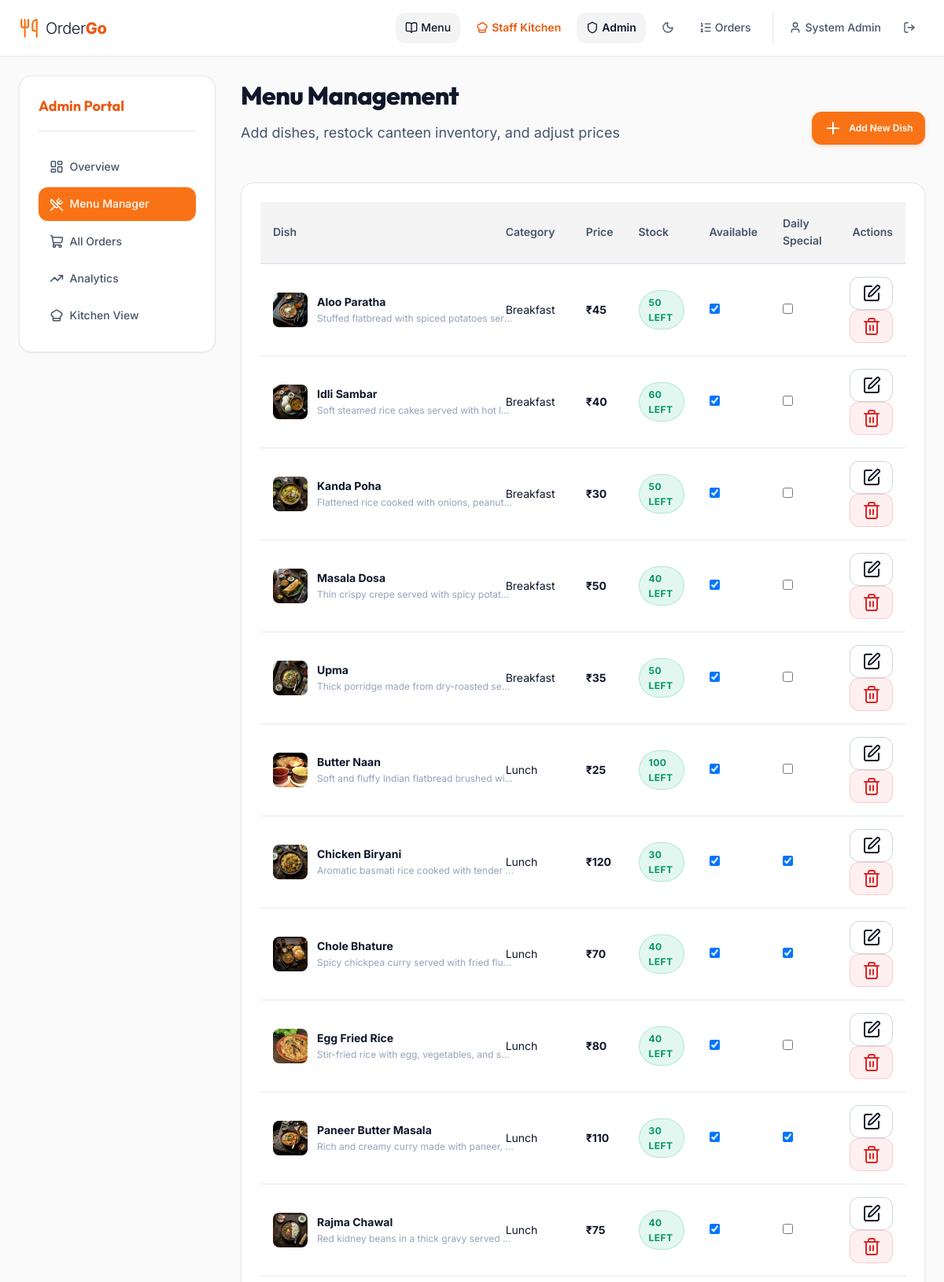
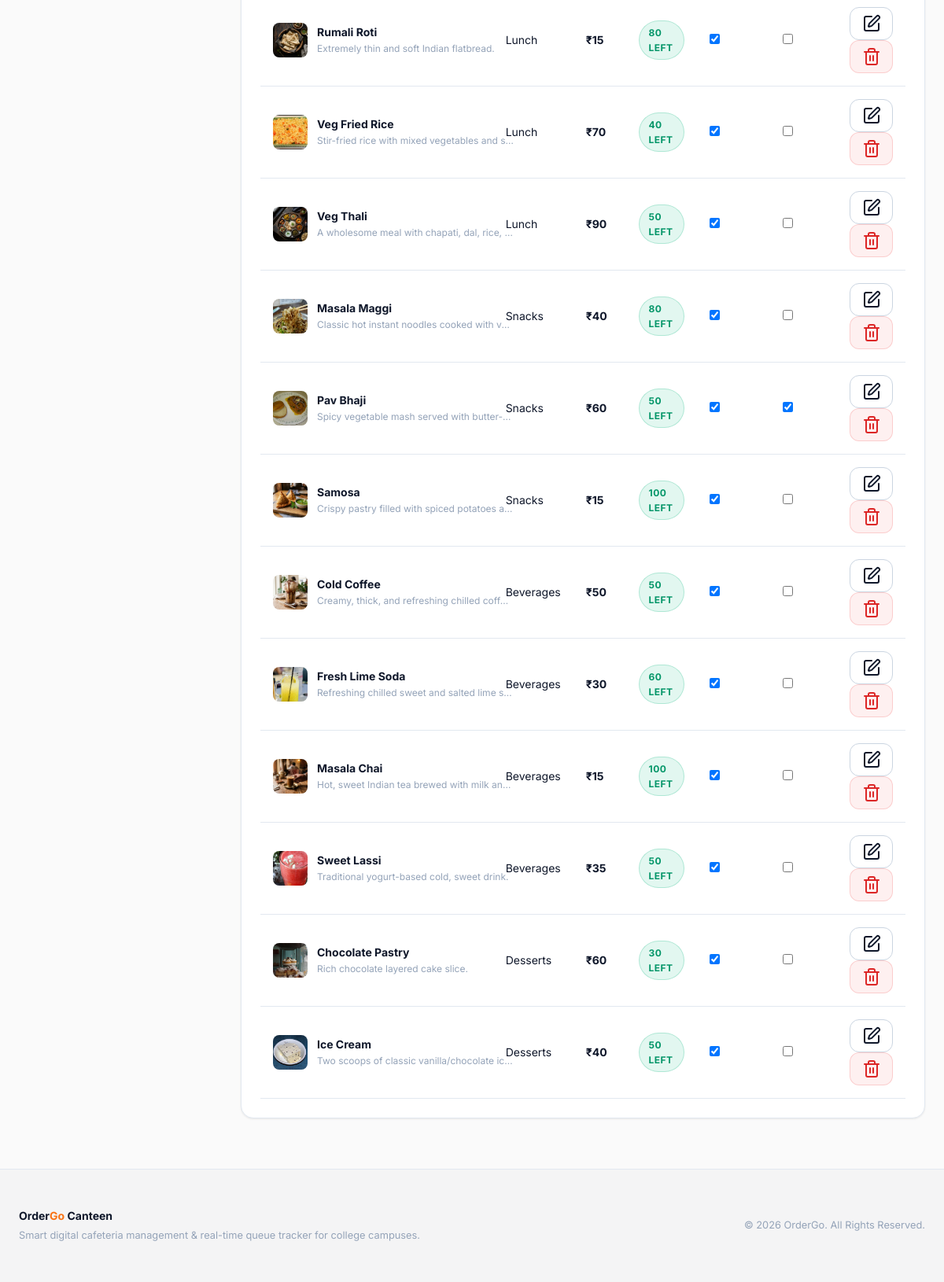
The app's page /admin/menu.php (signed in) with its own data (2 pictures, top to bottom).
### tables this page shows
CREATE TABLE IF NOT EXISTS odg_menu_items (
  item_id INT AUTO_INCREMENT PRIMARY KEY,
  name VARCHAR(255) NOT NULL,
  description TEXT,
  category ENUM('breakfast', 'lunch', 'snacks', 'beverages', 'desserts') NOT NULL,
  price DECIMAL(10, 2) NOT NULL,
  stock INT DEFAULT 50,
  image_url VARCHAR(255),
  is_available BOOLEAN DEFAULT 1,
  is_daily_special BOOLEAN DEFAULT 0,
  created_at DATETIME DEFAULT CURRENT_TIMESTAMP
);

### includes/helpers.php (called while the page is built, shortened)
<?php
function format_price($price): string {
    $val = floatval($price);
    return '₹' . number_format($val, (floor($val) == $val ? 0 : 2));
}
function get_image_url(?string $path): string {
    if (str_starts_with($path, 'assets/') || str_starts_with($path, 'uploads/')) {
        return ROOT_PATH . '/' . $path;
    }
    return ROOT_PATH . '/' . $path;
}

### admin/menu.php (the view, shortened to what this page needs)
<?php
require_once __DIR__ . '/../includes/helpers.php';
$db = get_db();
$stmt = $db->query("SELECT * FROM odg_menu_items ORDER BY category, name");
$items = $stmt->fetchAll();
require __DIR__ . '/../includes/header.php';
?>
<div class="admin-layout">
  <?php require __DIR__ . '/../includes/admin_sidebar.php'; ?>
  <main class="admin-content">
    <div class="page-header" style="display: flex; justify-content: space-between; align-items: flex-end; flex-wrap: wrap; gap: 1rem;">
      <div>
        <h1 class="page-title">Menu Management</h1>
        <p class="page-subtitle">Add dishes, restock canteen inventory, and adjust prices</p>
      </div>
      <button class="btn btn-primary btn-sm" onclick="openAddModal()">
        <i data-lucide="plus"></i> Add New Dish
      </button>
    </div>
    <div class="glass-card" style="padding: 1.5rem; overflow-x: auto;">
      <table class="data-table">
        <thead>
          <tr>
            <th>Dish</th>
            <th>Category</th>
            <th>Price</th>
            <th>Stock</th>
            <th>Available</th>
            <th>Daily Special</th>
            <th style="text-align: right;">Actions</th>
          </tr>
        </thead>
        <tbody>
          <?php foreach ($items as $item): ?>
            <tr>
              <td>
                <div style="display: flex; align-items: center; gap: 0.75rem;">
                  <img src="<?= get_image_url($item['image_url']) ?>" style="width: 44px; height: 44px; border-radius: 8px; object-fit: cover;">
                  <div>
                    <strong><?= htmlspecialchars($item['name']) ?></strong>
                    <div style="font-size: 0.75rem; color: var(--text-muted); max-width: 250px; overflow: hidden; text-overflow: ellipsis; white-space: nowrap;">
                      <?= htmlspecialchars($item['description']) ?>
                    </div>
                  </div>
                </div>
              </td>
              <td><span style="text-transform: capitalize;"><?= $item['category'] ?></span></td>
              <td><strong><?= format_price($item['price']) ?></strong></td>
              <td>
                <span class="badge <?= $item['stock'] < 10 ? 'badge-cancelled' : 'badge-completed' ?>">
                  <?= $item['stock'] ?> left
                </span>
              </td>
              <td>
                <input type="checkbox" <?= $item['is_available'] ? 'checked' : '' ?> onchange="toggleItemSetting(<?= $item['item_id'] ?>, 'available', this.checked)">
              </td>
              <td>
                <input type="checkbox" <?= $item['is_daily_special'] ? 'checked' : '' ?> onchange="toggleItemSetting(<?= $item['item_id'] ?>, 'special', this.checked)">
              </td>
              <td style="text-align: right;">
                <button class="btn btn-secondary btn-sm" onclick='openEditModal(<?= json_encode($item) ?>)'>
                  <i data-lucide="edit"></i>
                </button>
                <form method="POST" action="" style="display: inline;" onsubmit="return confirm('Delete <?= addslashes($item['name']) ?> from menu?')">
                  <button type="submit" class="btn btn-danger btn-sm">
                    <i data-lucide="trash-2"></i>
                  </button>
                </form>
              </td>
            </tr>
          <?php endforeach; ?>
        </tbody>
      </table>
    </div>
  </main>
</div>
<?php require __DIR__ . '/../includes/footer.php'; ?>

### assets/css/main.css (style rules this page uses)
:root { --bg-primary: #FAFAFA; --bg-secondary: #F4F4F5; --bg-tertiary: #E4E4E7; --bg-card: #FFFFFF; --bg-glass: rgba(255, 255, 255, 0.9); --bg-glass-hover: rgba(255, 255, 255, 1); --bg-glass-active: rgba(244, 244, 245, 1); --accent-primary: #F97316; --accent-primary-hover: #EA580C; --accent-primary-active: #C2410C; --accent-secondary: #FB923C; --accent-gradient: linear-gradient(135deg, #F97316 0%, #EA580C 100%); --accent-gradient-hover: linear-gradient(135deg, #FB923C 0%, #F97316 100%); --accent-glow: rgba(249, 115, 22, 0.18); --accent-tint: #FFF7ED; --accent-subtle: #FFEDD5; --status-pending: #F59E0B; --status-preparing: #3B82F6; --status-ready: #EA580C; --status-completed: #10B981; --status-cancelled: #EF4444; --text-primary: #0F172A; --text-secondary: #475569; --text-muted: #94A3B8; --text-accent: #EA580C; --border-subtle: #E2E8F0; --border-medium: #CBD5E1; --border-accent: rgba(249, 115, 22, 0.25); --shadow-sm: 0 1px 2px rgba(0, 0, 0, 0.04); --shadow-md: 0 4px 6px -1px rgba(0, 0, 0, 0.06), 0 2px 4px -2px rgba(0, 0, 0, 0.04); --shadow-lg: 0 10px 15px -3px rgba(0, 0, 0, 0.07), 0 4px 6px -4px rgba(0, 0, 0, 0.03); --shadow-glow: 0 0 18px rgba(249, 115, 22, 0.18); --shadow-card: 0 1px 3px rgba(0, 0, 0, 0.05), 0 1px 2px rgba(0, 0, 0, 0.03); --space-xs: 0.25rem; --space-sm: 0.5rem; --space-md: 1rem; --space-lg: 1.5rem; --space-xl: 2rem; --space-2xl: 3rem; --space-3xl: 4rem; --font-family: 'Inter', -apple-system, BlinkMacSystemFont, 'Segoe UI', sans-serif; --font-display: 'Outfit', 'Inter', -apple-system, sans-serif; --font-size-xs: 0.75rem; --font-size-sm: 0.875rem; --font-size-md: 1rem; --font-size-lg: 1.125rem; --font-size-xl: 1.25rem; --font-size-2xl: 1.5rem; --font-size-3xl: 2rem; --font-size-4xl: 2.5rem; --font-size-5xl: 3.5rem; --radius-sm: 0.375rem; --radius-md: 0.75rem; --radius-lg: 1rem; --radius-xl: 1.5rem; --radius-full: 9999px; --transition-fast: 150ms ease; --transition-base: 200ms ease; --transition-slow: 300ms ease; --max-width: 1200px; --navbar-height: 72px; }
*, *::before, *::after { margin: 0; padding: 0; box-sizing: border-box; }
html { font-size: 16px; scroll-behavior: smooth; }
body { font-family: var(--font-family); background: var(--bg-primary); color: var(--text-primary); line-height: 1.6; min-height: 100vh; display: flex; flex-direction: column; }
img { max-width: 100%; display: block; }
input, select, textarea, button { font-family: inherit; font-size: inherit; color: inherit; }
.page-header { margin-bottom: var(--space-2xl); }
.page-title { font-family: var(--font-display); font-size: var(--font-size-3xl); font-weight: 800; color: var(--text-primary); margin-bottom: var(--space-sm); letter-spacing: -0.02em; }
.page-subtitle { color: var(--text-secondary); font-size: var(--font-size-lg); }
.glass-card { background: var(--bg-card); border: 1px solid var(--border-subtle); border-radius: var(--radius-lg); box-shadow: var(--shadow-card); transition: border-color var(--transition-fast), box-shadow var(--transition-fast); }
.btn { display: inline-flex; align-items: center; justify-content: center; gap: var(--space-sm); padding: 0.75rem 1.5rem; border: 1.5px solid transparent; border-radius: var(--radius-md); font-weight: 600; font-size: var(--font-size-sm); cursor: pointer; transition: all var(--transition-fast); text-decoration: none; white-space: nowrap; line-height: 1.25; }
.btn-primary { background: var(--accent-primary); color: #FFFFFF !important; border-color: var(--accent-primary); box-shadow: 0 2px 6px var(--accent-glow); }
.btn-secondary { background: var(--bg-card); color: var(--text-primary) !important; border-color: var(--border-medium); }
.btn-danger { background: rgba(239, 68, 68, 0.08); color: #DC2626 !important; border-color: rgba(239, 68, 68, 0.2); }
.btn-sm { padding: 0.5rem 0.9rem; font-size: var(--font-size-xs); }
.badge { display: inline-flex; align-items: center; gap: 0.35rem; padding: 0.3rem 0.75rem; border-radius: var(--radius-full); font-size: var(--font-size-xs); font-weight: 700; text-transform: uppercase; letter-spacing: 0.04em; }
.badge-completed { background: rgba(16, 185, 129, 0.12); color: #059669; border: 1px solid rgba(16, 185, 129, 0.25); }

### records on screen
odg_menu_items: image_url (picture), name "Aloo Paratha", description "Stuffed flatbread with spiced potatoes ser…", category "Breakfast", price "₹45", stock "50", is_available "☑"
odg_menu_items: image_url (picture), name "Idli Sambar", description "Soft steamed rice cakes served with hot l…", category "Breakfast", price "₹40", stock "60", is_available "☑"
odg_menu_items: image_url (picture), name "Kanda Poha", description "Flattened rice cooked with onions, peanut…", category "Breakfast", price "₹30", stock "50", is_available "☑"
odg_menu_items: image_url (picture), name "Masala Dosa", description "Thin crispy crepe served with spicy potat…", category "Breakfast", price "₹50", stock "40", is_available "☑"
odg_menu_items: image_url (picture), name "Upma", description "Thick porridge made from dry-roasted se…", category "Breakfast", price "₹35", stock "50", is_available "☑"
odg_menu_items: image_url (picture), name "Butter Naan", description "Soft and fluffy Indian flatbread brushed wi…", category "Lunch", price "₹25", stock "100", is_available "☑"
odg_menu_items: image_url (picture), name "Chicken Biryani", description "Aromatic basmati rice cooked with tender…", category "Lunch", price "₹120", stock "30", is_available "☑", is_daily_special "☑"
odg_menu_items: image_url (picture), name "Chole Bhature", description "Spicy chickpea curry served with fried flu…", category "Lunch", price "₹70", stock "40", is_available "☑", is_daily_special "☑"
odg_menu_items: image_url (picture), name "Egg Fried Rice", description "Stir-fried rice with egg, vegetables, and s…", category "Lunch", price "₹80", stock "40", is_available "☑"
odg_menu_items: image_url (picture), name "Paneer Butter Masala", description "Rich and creamy curry made with paneer,…", category "Lunch", price "₹110", stock "30", is_available "☑", is_daily_special "☑"
odg_menu_items: image_url (picture), name "Rajma Chawal", description "Red kidney beans in a thick gravy served…", category "Lunch", price "₹75", stock "40", is_available "☑"
odg_menu_items: image_url (picture), name "Rumali Roti", description "Extremely thin and soft Indian flatbread.", category "Lunch", price "₹15", stock "80", is_available "☑"
odg_menu_items: image_url (picture), name "Veg Fried Rice", description "Stir-fried rice with mixed vegetables and s…", category "Lunch", price "₹70", stock "40", is_available "☑"
odg_menu_items: image_url (picture), name "Veg Thali", description "A wholesome meal with chapati, dal, rice,…", category "Lunch", price "₹90", stock "50", is_available "☑"
odg_menu_items: image_url (picture), name "Masala Maggi", description "Classic hot instant noodles cooked with v…", category "Snacks", price "₹40", stock "80", is_available "☑"
odg_menu_items: image_url (picture), name "Pav Bhaji", description "Spicy vegetable mash served with butter-…", category "Snacks", price "₹60", stock "50", is_available "☑", is_daily_special "☑"
odg_menu_items: image_url (picture), name "Samosa", description "Crispy pastry filled with spiced potatoes a…", category "Snacks", price "₹15", stock "100", is_available "☑"
odg_menu_items: image_url (picture), name "Cold Coffee", description "Creamy, thick, and refreshing chilled coffee.", category "Beverages", price "₹50", stock "50", is_available "☑"
odg_menu_items: image_url (picture), name "Fresh Lime Soda", description "Refreshing chilled sweet and salted lime s…", category "Beverages", price "₹30", stock "60", is_available "☑"
odg_menu_items: image_url (picture), name "Masala Chai", description "Hot, sweet Indian tea brewed with milk an…", category "Beverages", price "₹15", stock "100", is_available "☑"
odg_menu_items: image_url (picture), name "Sweet Lassi", description "Traditional yogurt-based cold, sweet drink.", category "Beverages", price "₹35", stock "50", is_available "☑"
odg_menu_items: image_url (picture), name "Chocolate Pastry", description "Rich chocolate layered cake slice.", category "Desserts", price "₹60", stock "30", is_available "☑"
odg_menu_items: image_url (picture), name "Ice Cream", description "Two scoops of classic vanilla/chocolate ic…", category "Desserts", price "₹40", stock "50", is_available "☑"

### other values on screen
$user['name'] ?: $user['email'] "System Admin"
